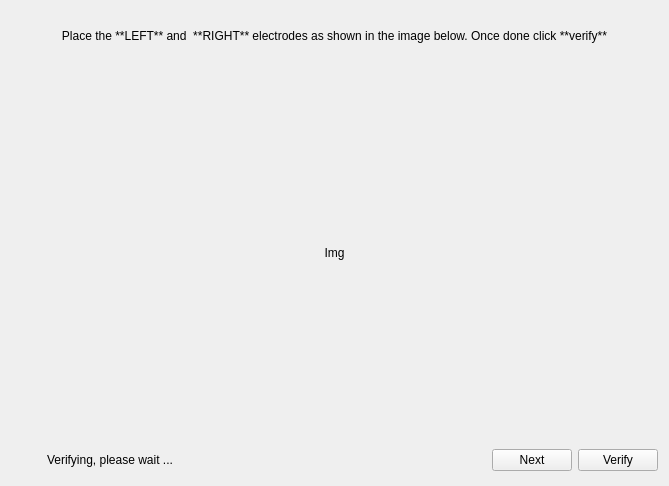
<?xml version="1.0" encoding="UTF-8"?>
<ui version="4.0">
 <class>PadsAttachForm</class>
 <widget class="QWidget" name="PadsAttachForm">
  <property name="geometry">
   <rect>
    <x>0</x>
    <y>0</y>
    <width>669</width>
    <height>486</height>
   </rect>
  </property>
  <property name="windowTitle">
   <string>Form</string>
  </property>
  <layout class="QVBoxLayout" name="verticalLayout">
   <item>
    <widget class="QLabel" name="label">
     <property name="sizePolicy">
      <sizepolicy hsizetype="Minimum" vsizetype="Preferred">
       <horstretch>0</horstretch>
       <verstretch>0</verstretch>
      </sizepolicy>
     </property>
     <property name="minimumSize">
      <size>
       <width>0</width>
       <height>50</height>
      </size>
     </property>
     <property name="text">
      <string>Place the **LEFT** and  **RIGHT** electrodes as shown in the image below. Once done click **verify**</string>
     </property>
     <property name="textFormat">
      <enum>Qt::MarkdownText</enum>
     </property>
     <property name="alignment">
      <set>Qt::AlignCenter</set>
     </property>
    </widget>
   </item>
   <item>
    <widget class="QLabel" name="userelectrodeplacementlbl">
     <property name="sizePolicy">
      <sizepolicy hsizetype="Expanding" vsizetype="Expanding">
       <horstretch>0</horstretch>
       <verstretch>0</verstretch>
      </sizepolicy>
     </property>
     <property name="styleSheet">
      <string notr="true">image: url(:/src/assets/imgs/electrode-placement.png);</string>
     </property>
     <property name="text">
      <string>Img</string>
     </property>
     <property name="alignment">
      <set>Qt::AlignCenter</set>
     </property>
    </widget>
   </item>
   <item>
    <layout class="QHBoxLayout" name="horizontalLayout">
     <item>
      <widget class="QLabel" name="loaderLbl">
       <property name="sizePolicy">
        <sizepolicy hsizetype="Fixed" vsizetype="Fixed">
         <horstretch>0</horstretch>
         <verstretch>0</verstretch>
        </sizepolicy>
       </property>
       <property name="minimumSize">
        <size>
         <width>30</width>
         <height>30</height>
        </size>
       </property>
       <property name="styleSheet">
        <string notr="true">image: url(:/assets/imgs/spinner.gif);</string>
       </property>
       <property name="text">
        <string/>
       </property>
      </widget>
     </item>
     <item>
      <widget class="QLabel" name="msgLbl">
       <property name="text">
        <string>Verifying, please wait ...</string>
       </property>
      </widget>
     </item>
     <item>
      <spacer name="horizontalSpacer">
       <property name="orientation">
        <enum>Qt::Horizontal</enum>
       </property>
       <property name="sizeHint" stdset="0">
        <size>
         <width>40</width>
         <height>20</height>
        </size>
       </property>
      </spacer>
     </item>
     <item>
      <widget class="QPushButton" name="nextBtn">
       <property name="text">
        <string>Next</string>
       </property>
      </widget>
     </item>
     <item>
      <widget class="QPushButton" name="verifyBtn">
       <property name="text">
        <string>Verify</string>
       </property>
      </widget>
     </item>
    </layout>
   </item>
  </layout>
 </widget>
 <resources/>
 <connections/>
</ui>
